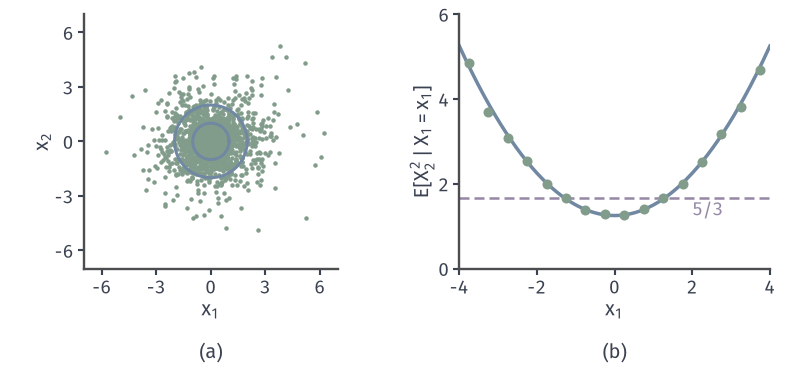

Reproduce this figure in Python.
"""Bivariate t with nu=5, mu=0, Sigma=I: zero covariance but dependent components.
(a) 1500 points (seed 31) of X = sqrt(5/U) Z; circles Q=1,4 of the density.
(b) E[X2^2 | X1=x1] = (5+x1^2)/4 (blue); binned estimates from 400000 points (seed 32, bins of width 0.5,
green); unconditional E[X2^2]=5/3 (purple dashed)."""
from pathlib import Path
import sys
sys.path.insert(0, str(Path(__file__).resolve().parents[1]/'mvd-common'))
from mvd_fig import *

nu = 5
def sample(seed, m):
    r = np.random.default_rng(seed); Z = r.standard_normal((m, 2)); U = r.chisquare(nu, m)
    return Z*np.sqrt(nu/U)[:, None]
X = sample(31, 1500)
fig, axes = figure(width_mm=112, height_mm=52, ncols=2)
panel(fig, left=.07, right=.97, top=.96, bottom=.27, wspace=.3)
ax = axes[0]; style(ax)
ax.plot(X[:, 0], X[:, 1], '.', ms=1.6, color=GREEN)
t = np.linspace(0, 2*pi, 300)
for c in (1, 2):
    ax.plot(c*np.cos(t), c*np.sin(t), color=BLUE, lw=1.2, zorder=5)
ax.set_xlim(-7, 7); ax.set_ylim(-7, 7); ax.set_aspect('equal')
ax.set_xticks([-6, -3, 0, 3, 6]); ax.set_yticks([-6, -3, 0, 3, 6]); axlab(ax, '$x_1$', '$x_2$')
ax = axes[1]; style(ax)
Y = sample(32, 400000); edges = np.arange(-4, 4.01, .5); mids = (edges[1:]+edges[:-1])/2
est = [float(np.mean(Y[(Y[:, 0] >= a) & (Y[:, 0] < b), 1]**2)) for a, b in zip(edges[:-1], edges[1:])]
g = np.linspace(-4, 4, 300); ax.plot(g, (nu+g**2)/(nu-1), color=BLUE, lw=1.4)
ax.plot(mids, est, 'o', ms=3.0, color=GREEN, zorder=5)
ax.axhline(nu/(nu-2), color=PURPLE, lw=1.0, ls=DASH)
lab(ax, 2.0, 1.25, '$5/3$', PURPLE, ha='left')
ax.set_xlim(-4, 4); ax.set_ylim(0, 6); ax.set_xticks([-4, -2, 0, 2, 4]); ax.set_yticks([0, 2, 4, 6])
axlab(ax, '$x_1$', r'$\mathbb{E}[X_2^{2}\mid X_1=x_1]$' if False else r'$\mathrm{E}[X_2^{2}\mid X_1=x_1]$')
tags(fig, axes)
save(fig, HERE(__file__), 'figure', {'nu': nu, 'seeds': [31, 32], 'bins_mid': mids.tolist(), 'binned': est})
